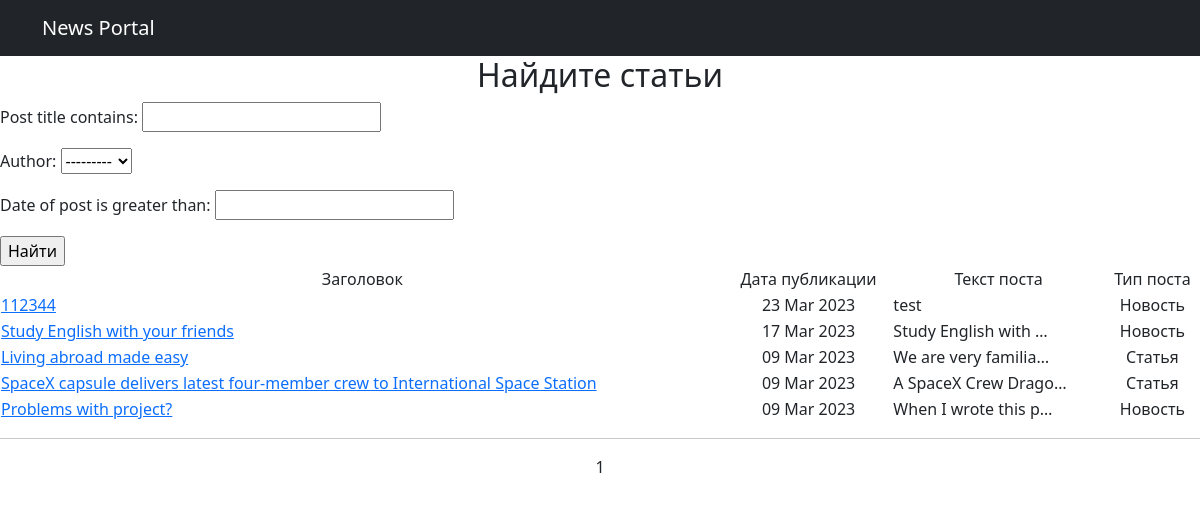
The app's page /news/search/ with its own data.
### news/models.py (models this page shows, shortened)
class Post(models.Model):
    NEWS = 'NE'
    ARTICLE = 'AR'
    TYPES = [(NEWS, 'Новость'), (ARTICLE, 'Статья')]
    author = models.ForeignKey(Author, on_delete=models.CASCADE)
    date_of_post = models.DateTimeField(auto_now_add=True)
    post_category = models.ManyToManyField(Category)
    type_post = models.CharField(max_length=2, choices=TYPES, default=NEWS)
    post_title = models.CharField(max_length=128)
    post_text = models.TextField()
    post_rating = models.IntegerField(default=0)

### news/views.py (the view)
# urls.py: path('search/', PostSearch.as_view(), name='post_search'),
class PostSearch(ListView):
    model = Post
    ordering = '-date_of_post'
    template_name = 'post_search.html'
    context_object_name = 'posts_search'
    paginate_by = 10
    def get_queryset(self):
        queryset = super().get_queryset()
        self.filterset = PostFilter(self.request.GET, queryset=queryset)
        return self.filterset.qs
    def get_context_data(self, **kwargs):
        context = super().get_context_data(**kwargs)
        context['filterset'] = self.filterset
        return context

### news/models.py (called while the page is built)
    def __str__(self):
        return f'{self.user.username}'

### news/templatetags/my_filters.py (called while the page is built)
@register.filter()
def censore(value: str):
    words = value.split(' ')
    new_text = ''
    for i in range(len(words)):
        if words[i] in BAD_WORDS:
            words[i] = BAD_WORDS[words[i]]
            new_text += words[i]
            new_text += ' '
        else:
            new_text += words[i]
            new_text += ' '
    return new_text

### templates/post_search.html (shortened to what this page needs)
{% extends 'flatpages/default.html' %}
{% load  my_filters %}
{%  load custom_tags %}
{% block body %}
    <div style="text-align: center;">
        <h2>
            Найдите статьи
        </h2>
    </div>
    <form action="" method="get">
    {{ filterset.form.as_p }}
    <input type="submit" value="Найти" />
    </form>
        <div style="text-align: center;">
            <table width="100%">
                <tr>
                    <td align="center">Заголовок</td>
                    <td align="center">Дата публикации</td>
                    <td align="center">Текст поста</td>
                    <td align="center">Тип поста</td>
                </tr>
                {% for post in posts_search %}
                    <tr>
                        <td align="left"><a href={{ post.pk }}>{{ post.post_title|censore }}</a></td>
                        <td align="center">{{ post.date_of_post|date:'d M Y' }}</td>
                        <td align="left">{{ post.post_text|truncatechars:20|censore }}</td>
                        {% if post.type_post == 'AR' %}
                            <td>Статья</td>
                        {% else %}
                            <td>Новость</td>
                        {% endif %}
                    </tr>
                {% endfor %}
            </table>
        </div>
    <hr>
    <center>
    {{ page_obj.number }}
</center>
{% endblock body %}

### templates/flatpages/default.html (shortened to what this page needs)
{% load static %}
<!DOCTYPE html>
<html lang="en">
    <head>
        {% load static %}
        <link href="{% static 'css/styles.css' %}" rel="stylesheet" />
    </head>
        <nav class="navbar navbar-expand-lg navbar-dark bg-dark static-top">
            <div class="container">
                <a class="navbar-brand" href="/news">News Portal</a>
            </div>
        </nav>
    <body>
        {% block body %}
        {% endblock body %}
    </body>
</html>

### records on screen
Post: post_title|censore "112344", date_of_post "23 Mar 2023", post_text|censore "test", type_post "Новость"
Post: post_title|censore "Study English with your friends", date_of_post "17 Mar 2023", post_text|censore "Study English with …", type_post "Новость"
Post: post_title|censore "Living abroad made easy", date_of_post "09 Mar 2023", post_text|censore "We are very familia…", type_post "Статья"
Post: post_title|censore "SpaceX capsule delivers latest four-member crew to International Space Station", date_of_post "09 Mar 2023", post_text|censore "A SpaceX Crew Drago…", type_post "Статья"
Post: post_title|censore "Problems with project?", date_of_post "09 Mar 2023", post_text|censore "When I wrote this p…", type_post "Новость"

### other values on screen
{{ page_obj.number }} "1"
